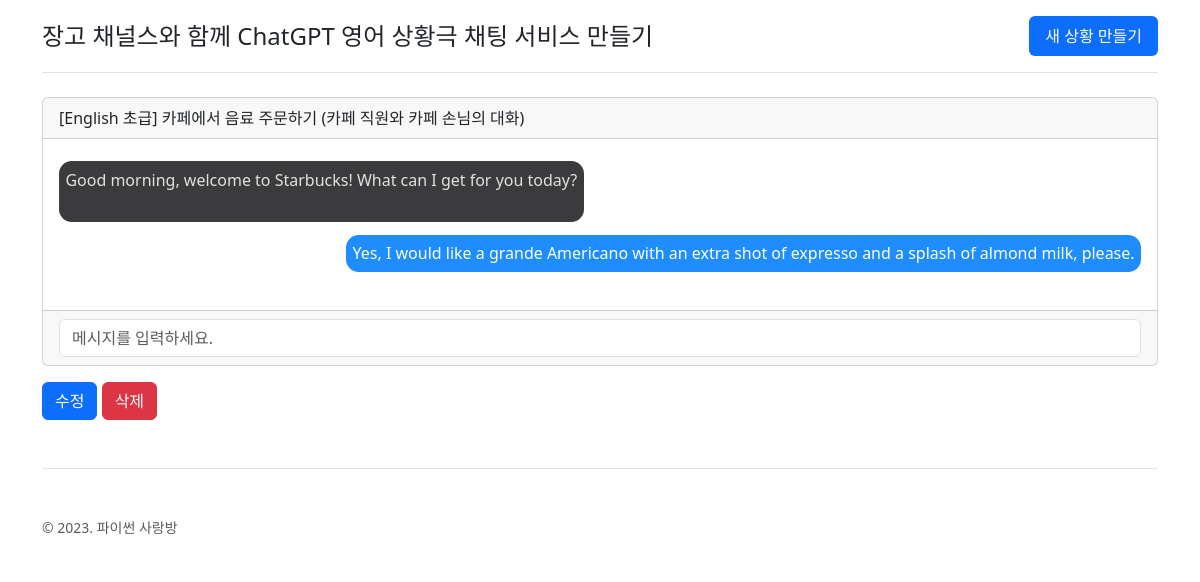
The app's page /chat/3/ (signed in) with its own data.
### chat/models.py (models this page shows)
class RolePlayingRoom(models.Model):
    class Language(models.TextChoices):
        ENGLISH = "en-US", "English"
        JAPANESE = "ja-JP", "Japanese"
        CHINESE = "zh-CN", "Chinese"
        SPANISH = "es-ES", "Spanish"
        FRENCH = "fr-FR", "French"
        GERMAN = "de-DE", "German"
        RUSSIAN = "ru-RU", "Russian"
    class Level(models.IntegerChoices):
        BEGINNER = 1, "초급"
        ADVANCED = 2, "고급"
    user = models.ForeignKey(settings.AUTH_USER_MODEL, on_delete=models.CASCADE)
    language = models.CharField(
        max_length=10,
        choices=Language.choices,
        default=Language.ENGLISH,
        verbose_name="대화 언어",
    )
    level = models.SmallIntegerField(
        choices=Level.choices, default=Level.BEGINNER, verbose_name="레벨"
    )
    situation = models.CharField(max_length=100, verbose_name="상황")
    situation_en = models.CharField(
        max_length=100,
        blank=True,
        verbose_name="상황 (영문)",
        help_text="GPT 프롬프트에 직접적으로 활용됩니다. 비워두시면, situation 필드를 번역해 자동 반영됩니다.",
    )
    my_role = models.CharField(max_length=100, verbose_name="내 역할")
    my_role_en = models.CharField(
        max_length=100,
        blank=True,
        verbose_name="내 역할 (영문)",
        help_text="GPT 프롬프트에 직접적으로 활용됩니다. 비워두시면, my_role 필드를 번역해 자동 반영됩니다.",
    )
    gpt_role = models.CharField(max_length=100, verbose_name="GPT 역할")
    gpt_role_en = models.CharField(
        max_length=100,
        blank=True,
        verbose_name="GPT 역할 (영문)",
        help_text="GPT 프롬프트에 직접적으로 활용됩니다. 비워두시면, gpt_role 필드를 번역해 자동 반영됩니다.",
    )
    class Meta:
        ordering = ["-pk"]

### chat/views.py (the view)
@method_decorator(staff_member_required, name="dispatch")
class RolePlayingRoomDetailView(DetailView):
    model = RolePlayingRoom
    def get_queryset(self):
        qs = super().get_queryset()
        qs = qs.filter(user=self.request.user)
        return qs

### chat/templates/chat/roleplayingroom_detail.html (shortened to what this page needs)
{% extends "chat/base.html" %}
{% block content %}
  <div class="row">
    <div class="col-sm-12">
      <div class="card">
        <div class="card-header">
          [{{ roleplayingroom.get_language_display }}
          {{ roleplayingroom.get_level_display }}]
          {{ roleplayingroom.situation }}
          ({{ roleplayingroom.gpt_role }}와
          {{ roleplayingroom.my_role }}의 대화)
        </div>
        <div class="card-body">
          <ul id="chat-message-list">
            <li class="chat-message">
              <span class="message">Good morning, welcome to Starbucks! What can I get for you today?
              </span>
            </li>
            <li class="chat-message me">
              <span class="message">Yes, I would like a grande Americano with an extra shot of expresso and a splash of almond milk, please.</span></li>
          </ul>
        </div>
        <div class="card-footer">
          <div class="d-flex gap-2">
            <form id="message-form" class="d-flex gap-1 flex-grow-1">
              <input type="text" name="message" placeholder="메시지를 입력하세요." class="form-control flex-grow-1"/>
            </form>
          </div>
        </div>
      </div>
    </div>
  </div>
  <div class="my-3">
    <a href="{% url 'role_playing_room_update' roleplayingroom.pk %}" class="btn btn-primary">수정</a>
    <a href="{% url 'role_playing_room_delete' roleplayingroom.pk %}" class="btn btn-danger">삭제</a>
  </div>
{% endblock %}

### chat/templates/chat/roleplayingroom_detail.html (style rules this page uses)
#chat-message-list { padding: 0; list-style: none; }
.chat-message .message { background-color: #3b3b3d; color: #e1e1e1; border-radius: 0.8em; padding: 0.4em; margin: 0.4em 0; display: inline-block; white-space: pre-wrap; }
.chat-message.me { text-align: right; }
.chat-message.me .message { background-color: #1f8cff; color: #fff; text-align: left; }

### records on screen
RolePlayingRoom: language "English", level "초급", situation "카페에서 음료 주문하기", gpt_role "카페 직원", my_role "카페 손님"
